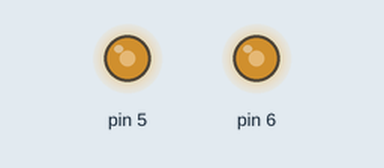
Bench run of a sketch on a simulated Arduino Uno, built with avr-gcc and run on an emulated ATmega328P. Parts: output pins drawn as LEDs (lit = HIGH).

Above: at 0.1 s.
Timing chart, 0 to 1.6 s (numbered marks = the images above):
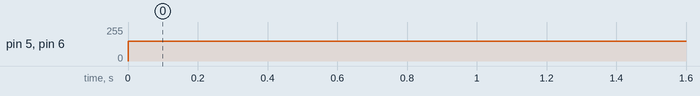

The sketch:

Avoid_Obstacles__Model_Test_.ino
```cpp
void setup() {
  pinMode(5, OUTPUT);
  pinMode(6, OUTPUT);
}

void loop() {
  analogWrite(5, 150);  // 50% speed
  analogWrite(6, 150);  // 50% speed
}
```

Measured:
- by itself, pin 5, pin 6: 0/255 → 150/255 at 0.00 s
